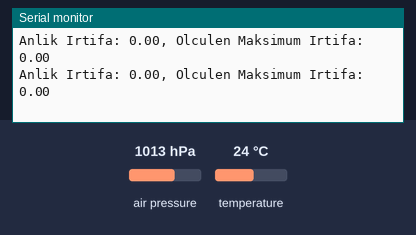
A sketch run on a simulated Arduino Uno, built with avr-gcc and run on an emulated ATmega328P. Shown: the last lines printed to the serial monitor. The test bench sets the inputs (shaded band); at power-on: air pressure 1013 hPa, temperature 24 °C.

Above: at 1.2 s.
1.3 s: air pressure set to 952 hPa
At 1.44 s:
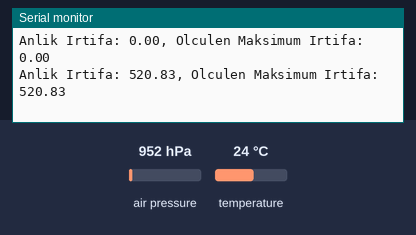
4.3 s: air pressure set to 975 hPa
At 4.33 s:
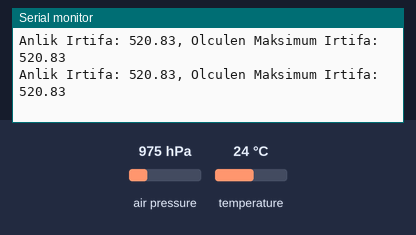
5.8 s: air pressure set to 1048 hPa
At 5.81 s:
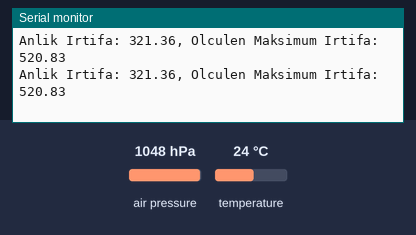
8.8 s: air pressure set to 1000 hPa
At 8.86 s:
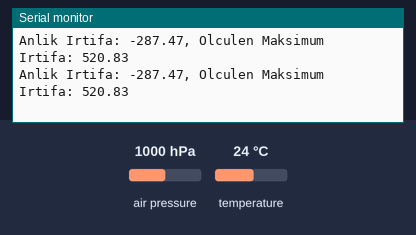
Timing chart, 0 to 11.8 s (numbered marks = the images above; inputs shaded):
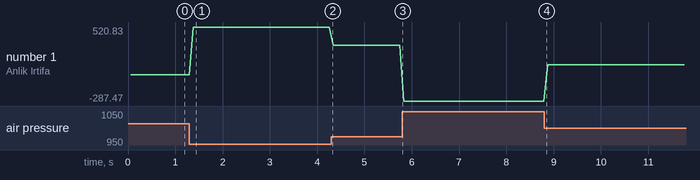

The sketch:

bmp180_ornek.ino
```cpp
/*
  Bu kod Yildiz Roket Takimi tarafindan Model Roketciligin gelismesine katki saglamak amaciyla
  acik kaynakli olarak paylasilmistir.

  Bu kod BMP180 modulunun kullanimi icin yazilmis ornek bir koddur.

  BMP180 Baglantilari:
    Vin: 3.3V
    Gnd: Gnd
    SCL: A5 (Uno/Nano), 21 (Mega/Mega Pro)
    SDA: A4 (Uno/Nano), 20 (Mega/Mega Pro)

   Detayli Bilgi Icin: https://www.yildizroket.org/blog-semruk3-aviyonikvekurtarma
*/

#include <SFE_BMP180.h>
#include <Wire.h>

SFE_BMP180 sensor;
double tabanBasinci = 0, irtifa = 0, maxIrtifa = 0;

void setup()
{
  Serial.begin(9600);

  if (!sensor.begin())
  {
    Serial.println("BMP180 Pressure Sensor Error!");
    while(1);
  }
  tabanBasinci = getPressure();
}

void loop()
{
  irtifa = irtifaHesapla();

  if (irtifa > maxIrtifa)
    maxIrtifa = irtifa;

  Serial.println("Anlik Irtifa: " + String(irtifa) + ", Olculen Maksimum Irtifa: " + String(maxIrtifa));

  delay(50);
}

double getPressure()
{
  char status= ' ';
  double sicaklik = 0, basinc = 0;

  status = sensor.startTemperature();
  if (status != 0)
  {
    delay(status);
    status = sensor.getTemperature(sicaklik);
    status = sensor.startPressure(3);

    if (status != 0)
    {
      delay(status);
      status = sensor.getPressure(basinc, sicaklik);

      if (status != 0)
            return basinc;
    }
  }
}

double irtifaHesapla()
{
  return sensor.altitude(getPressure(), tabanBasinci);
}
```

Measured:
- after the input at 1.3 s, the serial monitor: prints a new line after 0.07 s (image 1)
- plotted number 1: 0 → 520.83 after the input at 1.3 s, 520.83 → 321.36 after the input at 4.3 s, 321.36 → -287.47 after the input at 5.8 s, -287.47 → 108.82 after the input at 8.8 s
